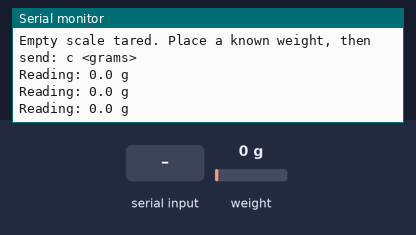
Recording of a sketch running on a simulated Arduino Uno, built with avr-gcc and run on an emulated ATmega328P. Shown: the last lines printed to the serial monitor. The inputs (shaded band) are chosen by the test bench; at power-on: weight on the scale 0 g.

Above: at 2.2 s.
2.3 s: "90,45\n" received over Serial
At 2.46 s:
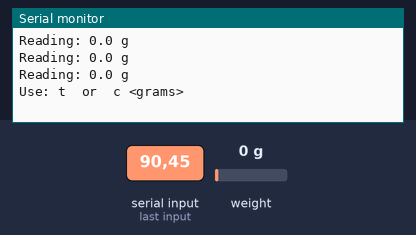
3.8 s: "t90\n" received over Serial
6.8 s: weight on the scale set to 100 g
At 7.11 s:
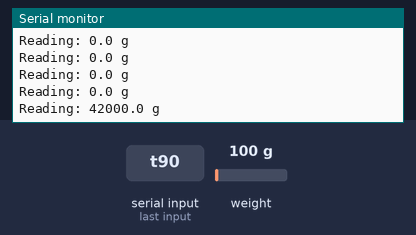
9.8 s: weight on the scale set to 1250 g
At 10.11 s:
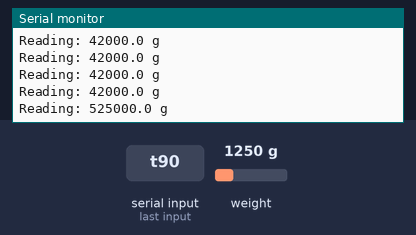
Timing chart, 0 to 12.8 s (numbered marks = the images above; inputs shaded):
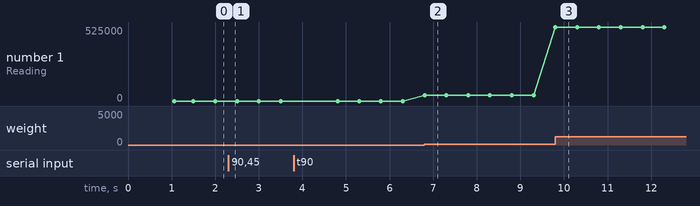

The sketch:

calibration.ino
```cpp
/*
 * HX711 calibration helper (run on the Arduino Uno, USB serial at 9600 baud).
 * Disconnect the RS485 module from pins 0 and 1 first.
 *
 *   t           tare with an empty scale
 *   c <grams>   calibrate with a known weight on the scale, e.g. c 500
 *
 * Copy the printed factor into CAL_FACTOR in arduino_uno.ino.
 */

#include <stdio.h>
#include <HX711.h>

#define HX_DT_PIN   3
#define HX_SCK_PIN  2

HX711 scale;

static char line[24];
static uint8_t lineLen = 0;
static unsigned long lastPrint = 0;

static void waitForScale(void) {
  while (!scale.is_ready()) {
    Serial.println("HX711 not found, check wiring");
    delay(1000);
  }
}

static void runCommand(const char *cmd) {
  float grams = 0;

  waitForScale();
  if (cmd[0] == 't') {
    scale.tare(10);
    Serial.println("Tared");
  } else if (sscanf(cmd, "c %f", &grams) == 1 && grams > 0) {
    float factor = scale.get_value(10) / grams;
    scale.set_scale(factor);
    Serial.print("CAL_FACTOR = ");
    Serial.println(factor, 2);
  } else {
    Serial.println("Use: t  or  c <grams>");
  }
}

void setup() {
  Serial.begin(9600);
  scale.begin(HX_DT_PIN, HX_SCK_PIN);
  scale.set_scale();
  waitForScale();
  scale.tare(10);
  Serial.println("Empty scale tared. Place a known weight, then send: c <grams>");
}

void loop() {
  while (Serial.available() > 0) {
    char c = (char)Serial.read();
    if (c == '\n' || c == '\r') {
      if (lineLen > 0) {
        line[lineLen] = '\0';
        runCommand(line);
        lineLen = 0;
      }
    } else if (lineLen < sizeof(line) - 1) {
      line[lineLen++] = c;
    }
  }

  if (millis() - lastPrint >= 500 && scale.is_ready()) {
    lastPrint = millis();
    Serial.print("Reading: ");
    Serial.print(scale.get_units(1), 1);
    Serial.println(" g");
  }
}
```

Measured:
- after the input at 2.3 s, the serial monitor: prints a new line at once (image 1)
- after the input at 6.8 s, the serial monitor: prints a new line at once (image 2)
- after the input at 9.8 s, the serial monitor: prints a new line at once (image 3)
- plotted number 1: 0 → 42000 after the input at 6.8 s, 42000 → 525000 after the input at 9.8 s
